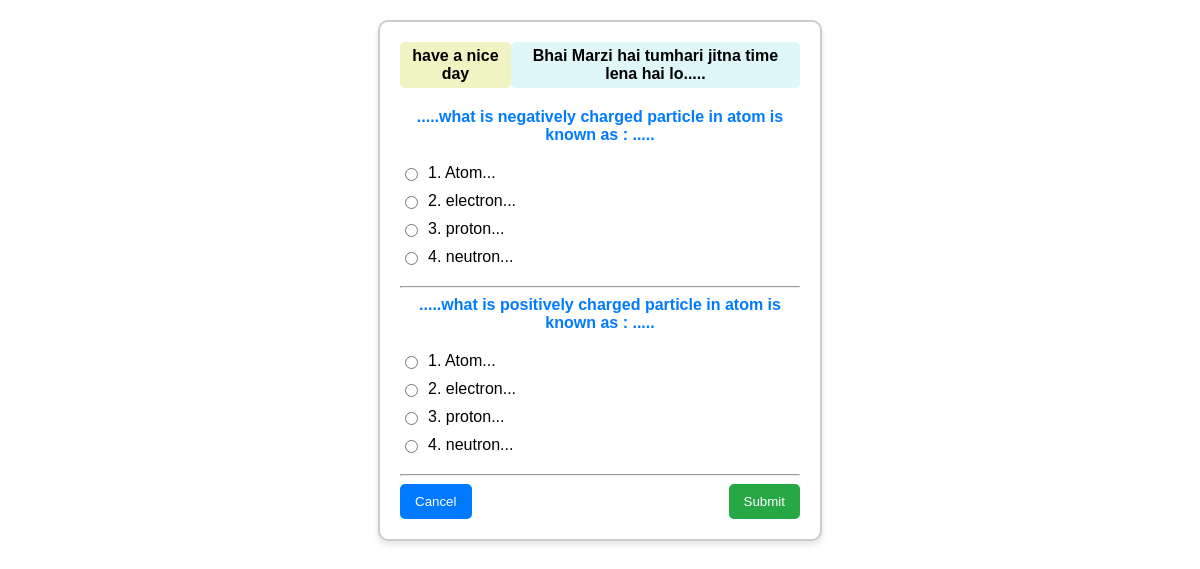
Page /start_test/1/0 on the committed database.
### backend/models.py (models this page shows)
class Questions(db.Model):
    __tablename__ = 'questions'
    question_id=db.Column(db.Integer, primary_key=True,autoincrement=True)#iska student id se kuch lena dena nahi hai
    chapter_id=db.Column(db.Integer, db.ForeignKey('chapters.chapter_id'), nullable=False)
    quiz_id=db.Column(db.Integer, db.ForeignKey('quiz.quiz_id'), nullable=False)
    question_title=db.Column(db.String(80), nullable=False)
    question=db.Column(db.String(300), nullable=False)
    option_a=db.Column(db.String(300), nullable=False)
    option_b=db.Column(db.String(300), nullable=False)
    option_c=db.Column(db.String(300), nullable=False)
    option_d=db.Column(db.String(300), nullable=False)
    correct_option=db.Column(db.String(300), nullable=False)

### backend/controllers.py (the view, shortened to what this page needs)
@app.route("/start_test/<int:quiz_id>/<int:user_id>",methods=["GET","POST"])
def start_test(quiz_id,user_id):
    user=Admin_User_Details.query.filter_by(id=user_id).first().Full_name
    question=Questions.query.filter_by(quiz_id=quiz_id).all()
    return render_template("1a_start_test.html" ,user_id=user_id, question=question,user=user,quiz_id=quiz_id)

### templates/1a_start_test.html (shortened to what this page needs)
<!DOCTYPE html>
<html lang="en">
<head>
    <link rel="stylesheet" href="/static/css/1a_start_test.css">
</head>
<body>
    <div class="quiz-container">
        {%if question%}
        <div class="header">
            <span class="question-number">have a nice day</span>
            <span class="timer" id="timer">Bhai Marzi hai tumhari jitna time lena hai lo.....</span>
        </div>
        <form action="/start_test/{{quiz_id}}/{{user_id}}" method="post">
            {%for question_details in question%}
                <div class="question">.....{{question_details.question}}.....</div>
                <div class="options">
                    <div class="option">
                        <input type="radio" id="option1" name="{{question_details.question_id}}" value="{{question_details.option_a}}">
                        <label for="option1">1. {{question_details.option_a}}...</label>
                    </div>
                    <div class="option">
                        <input type="radio" id="option2" name="{{question_details.question_id}}" value="{{question_details.option_b}}">
                        <label for="option2">2. {{question_details.option_b}}...</label>
                    </div>
                    <div class="option">
                        <input type="radio" id="option3" name="{{question_details.question_id}}" value="{{question_details.option_c}}">
                        <label for="option3">3. {{question_details.option_c}}...</label>
                    </div>
                    <div class="option">
                        <input type="radio" id="option4" name="{{question_details.question_id}}" value="{{question_details.option_d}}">
                        <label for="option4">4. {{question_details.option_d}}...</label>
                    </div>
                </div>
                <hr>
            {%endfor%}
            <div class="buttons">
            <button type="button" class="save" onclick="window.location.href='/user_home/{{user_id}}'" >Cancel</button>
            <button type="submit" class="submit">Submit</button>
        </div>
        </form>
        {%else%}
        <div>No question found</div>
        {%endif%}
    </div>
</body>
</html>

### static/css/1a_start_test.css (style rules this page uses)
body { font-family: Arial, sans-serif; margin: 20px; padding: 0; }
.quiz-container { width: 400px; margin: 0 auto; border: 2px solid #ccc; border-radius: 10px; padding: 20px; text-align: center; box-shadow: 0 4px 6px rgba(0, 0, 0, 0.1); }
.header { display: flex; justify-content: space-between; align-items: center; margin-bottom: 20px; }
.header span { font-weight: bold; }
.question { margin-bottom: 20px; font-weight: bold; color: #007bff; }
.options { margin-bottom: 20px; }
.option { margin: 10px 0; display: flex; align-items: center; }
.option input { margin-right: 10px; }
.buttons { display: flex; justify-content: space-between; }
button { padding: 10px 15px; border: none; border-radius: 5px; cursor: pointer; }
.save { background-color: #007bff; color: white; }
.submit { background-color: #28a745; color: white; }
.timer { background-color: #e0f7fa; padding: 5px 10px; border-radius: 5px; }
.question-number { background-color: #f0f4c3; padding: 5px 10px; border-radius: 5px; }

### rows in the picture
Questions: question "what is negatively charged particle in atom is known as :", option_a "Atom", option_b "electron", option_c "proton", option_d "neutron"
Questions: question "what is positively charged particle in atom is known as :", option_a "Atom", option_b "electron", option_c "proton", option_d "neutron"
